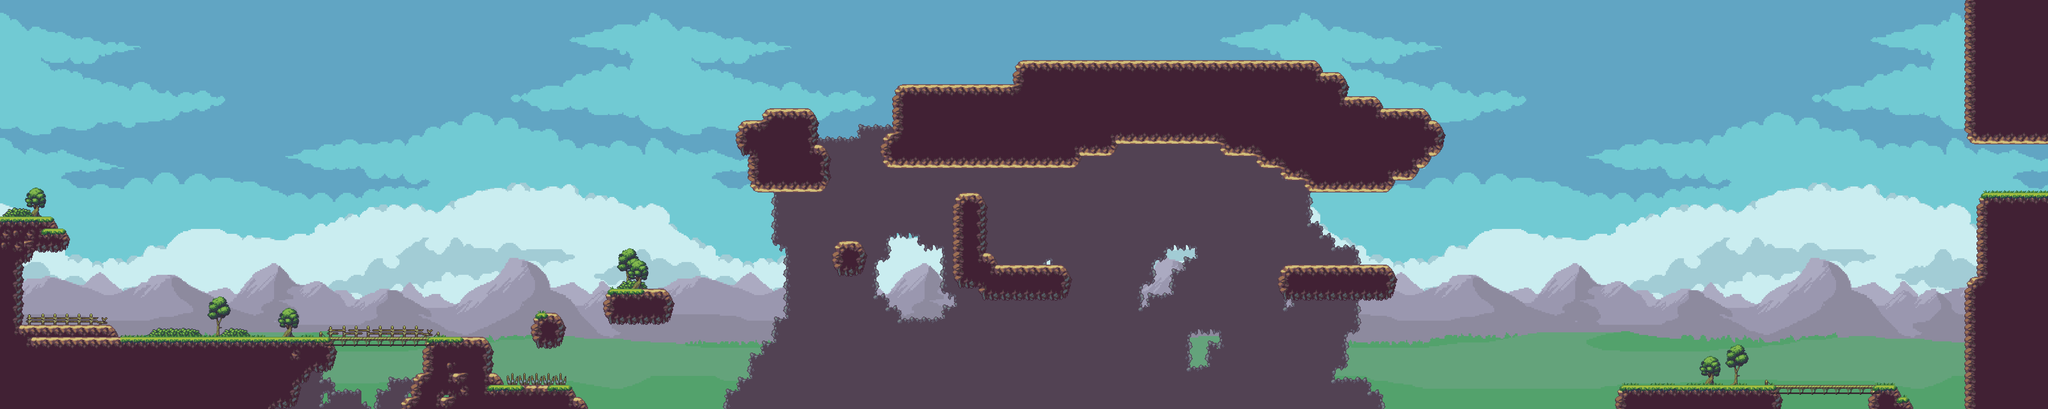

The image is a tile-based game level rendered from a .tmx file. Its description and source (layers, tilesets, objects; grid data summarised) follow:
An orthogonal 170x34 tile map with 32x32 px tiles, 9 tile layers (Parallax4, Parallax3, Parallax2, Parallax1, ...), 7 tilesets and 47 objects (44x Floor, 2x Die, Win).

<map version="1.0" orientation="orthogonal" renderorder="right-down" width="170" height="34" tilewidth="32" tileheight="32" nextobjectid="71">
 <tileset firstgid="1" name="Tileset" tilewidth="32" tileheight="32" tilecount="60" columns="10">
  <image source="Textures/Tileset.png" width="320" height="192" />
  <terraintypes>
   <terrain name="air_rock" tile="-1" />
   <terrain name="air_rock_grass" tile="-1" />
   <terrain name="Nuevo Terreno" tile="-1" />
  </terraintypes>
  <tile id="0" terrain=",,0,0" />
  <tile id="1" terrain=",,0,0" />
  <tile id="2" terrain=",,0,0" />
  <tile id="26" terrain=",0,," />
  <tile id="27" terrain="0,0,," />
  <tile id="28" terrain="0,0,," />
  <tile id="29" terrain="0,,," />
 </tileset>
 <tileset firstgid="61" name="Tilesetdown" tilewidth="32" tileheight="32" tilecount="60" columns="10">
  <image source="Textures/Tilesetdown.png" width="320" height="192" />
 </tileset>
 <tileset firstgid="121" name="Trees" tilewidth="32" tileheight="32" tilecount="32" columns="8">
  <image source="Textures/Trees.png" width="256" height="128" />
 </tileset>
 <tileset firstgid="153" name="BGBack" tilewidth="32" tileheight="32" tilecount="1836" columns="54">
  <image source="Textures/BGBack.png" width="1741" height="1088" />
 </tileset>
 <tileset firstgid="1989" name="BGFront" tilewidth="32" tileheight="32" tilecount="1836" columns="54">
  <image source="Textures/BGFront.png" width="1741" height="1088" />
 </tileset>
 <tileset firstgid="3825" name="CloudsFront" tilewidth="32" tileheight="32" tilecount="1836" columns="54">
  <image source="Textures/CloudsFront.png" width="1741" height="1088" />
 </tileset>
 <tileset firstgid="5661" name="CloudsBack" tilewidth="32" tileheight="32" tilecount="1836" columns="54">
  <image source="Textures/CloudsBack.png" width="1741" height="1088" />
 </tileset>
 <layer name="Parallax4" width="170" height="34">
  <properties>
   <property name="ParallaxSpeed" type="float" value="0.25" />
  </properties>
  <data>[5780 cells, 5780 non-empty, 1836 distinct tile ids]</data>
 </layer>
 <layer name="Parallax3" width="170" height="34">
  <properties>
   <property name="ParallaxSpeed" type="float" value="0.5" />
  </properties>
  <data>[5780 cells, 5780 non-empty, 1836 distinct tile ids]</data>
 </layer>
 <layer name="Parallax2" width="170" height="34">
  <properties>
   <property name="ParallaxSpeed" type="float" value="0.75" />
  </properties>
  <data>[5780 cells, 5780 non-empty, 1836 distinct tile ids]</data>
 </layer>
 <layer name="Parallax1" width="170" height="34">
  <properties>
   <property name="ParallaxSpeed" type="float" value="1" />
  </properties>
  <data>[5780 cells, 5780 non-empty, 1836 distinct tile ids]</data>
 </layer>
 <layer name="Trees" width="170" height="34">
  <properties>
   <property name="ParallaxSpeed" type="float" value="1" />
  </properties>
  <data>[5780 cells, 51 non-empty, 21 distinct tile ids]</data>
 </layer>
 <layer name="Wall_BG" width="170" height="34">
  <properties>
   <property name="ParallaxSpeed" type="float" value="1" />
  </properties>
  <data>[5780 cells, 1054 non-empty, 24 distinct tile ids]</data>
 </layer>
 <layer name="Platforms" width="170" height="34">
  <properties>
   <property name="ParallaxSpeed" type="float" value="1" />
  </properties>
  <data>[5780 cells, 1028 non-empty, 30 distinct tile ids]</data>
 </layer>
 <layer name="Bridges" width="170" height="34">
  <properties>
   <property name="ParallaxSpeed" type="float" value="1" />
  </properties>
  <data>[5780 cells, 42 non-empty, 8 distinct tile ids]</data>
 </layer>
 <layer name="Grass" width="170" height="34">
  <properties>
   <property name="ParallaxSpeed" type="float" value="1" />
  </properties>
  <data>[5780 cells, 142 non-empty, 24 distinct tile ids]</data>
 </layer>
 <objectgroup name="Colliders">
  <object id="3" name="Floor" x="-8" y="577" width="147.333" height="94" />
  <object id="5" name="Floor" x="105.333" y="607.667" width="62" height="63.6667" />
  <object id="6" name="Floor" x="0.333333" y="664" width="63.6667" height="260.333" />
  <object id="7" name="Floor" x="60.6667" y="864.667" width="235.333" height="31.6667" />
  <object id="8" name="Floor" x="64" y="897" width="0.333333" />
  <object id="10" name="Floor" x="64.3333" y="868.333" width="20" height="57.6667" />
  <object id="21" name="Floor" x="-1.81818" y="896.182" width="878.182" height="95.8182" />
  <object id="24" name="Floor" x="876.13" y="896.174" width="262.957" height="23.8261" />
  <object id="28" name="Floor" x="1137.27" y="896.545" width="167.636" height="192" />
  <object id="29" name="Floor" x="1302.55" y="1024.36" width="221.818" height="78.7273" />
  <object id="30" name="Floor" x="1518.18" y="1056.36" width="38.1818" height="44.5455" />
  <object id="31" name="Floor" x="1299.75" y="995" width="31.25" height="45.125" />
  <object id="32" name="Floor" x="1428.18" y="832.545" width="53.8182" height="93.2727" />
  <object id="33" name="Floor" x="1420.73" y="840.182" width="8.54545" height="72.1818" />
  <object id="34" name="Floor" x="1414.36" y="864.182" width="6.18182" height="40.1818" />
  <object id="35" name="Floor" x="1480.91" y="839.273" width="9.63636" height="73.8182" />
  <object id="36" name="Floor" x="1489.09" y="858.364" width="9.81818" height="40.7273" />
  <object id="37" name="Floor" x="1610" y="769" width="169.75" height="94" />
  <object id="38" name="Floor" x="2217" y="641" width="80.5" height="93.75" />
  <object id="39" name="Floor" x="1986" y="386.667" width="206.667" height="124.333" />
  <object id="40" name="Floor" x="1962" y="318" width="211.333" height="94.3333" />
  <object id="41" name="Floor" x="2032" y="288.667" width="132.667" height="31.6667" />
  <object id="44" name="Floor" x="2376.5" y="225.5" width="490" height="220" />
  <object id="45" name="Floor" x="2338.14" y="367.136" width="49.0909" height="78" />
  <object id="47" name="Floor" x="2695" y="159" width="267.333" height="257.667" />
  <object id="48" name="Floor" x="2960.5" y="161.5" width="548" height="221" />
  <object id="49" name="Floor" x="3243.5" y="319.5" width="589" height="94.5" />
  <object id="50" name="Floor" x="3505" y="289.5" width="295.5" height="31.5" />
  <object id="51" name="Floor" x="3488" y="259.5" width="181" height="32" />
  <object id="52" name="Floor" x="3499.5" y="194" width="82" height="66" />
  <object id="53" name="Floor" x="3339" y="408" width="459.5" height="37.5" />
  <object id="54" name="Floor" x="3402.5" y="442" width="363" height="36" />
  <object id="55" name="Floor" x="3467.5" y="476.5" width="236.5" height="33" />
  <object id="56" name="Floor" x="3398" y="705" width="306" height="92.6667" />
  <object id="57" name="Floor" x="2536.33" y="673.333" width="109.333" height="93" />
  <object id="58" name="Floor" x="2607" y="704" width="230.667" height="93" />
  <object id="59" name="Floor" x="4293.5" y="1024.5" width="439.5" height="64" />
  <object id="60" name="Floor" x="4963" y="1024.33" width="84.6667" height="69.6667" />
  <object id="61" name="Floor" x="5046.33" y="1057" width="31" height="33.6667" />
  <object id="62" name="Floor" x="4730" y="1025" width="238.667" height="11.3333" />
  <object id="63" name="Floor" x="5251.67" y="512.333" width="201.333" height="581.667" />
  <object id="64" name="Floor" x="5218.73" y="736" width="34.7273" height="355.818" />
  <object id="65" name="Floor" x="5222.5" y="-8.5" width="229" height="391.5" />
  <object id="66" name="Floor" x="2530.33" y="513" width="92" height="173" />
  <object id="67" name="Win" x="5408" y="381.5" width="39" height="141.5" />
  <object id="69" name="Die" x="1412" y="1080" width="4004" height="268" />
  <object id="70" name="Die" x="1346.67" y="994" width="155.333" height="28.6667" />
 </objectgroup>
</map>
